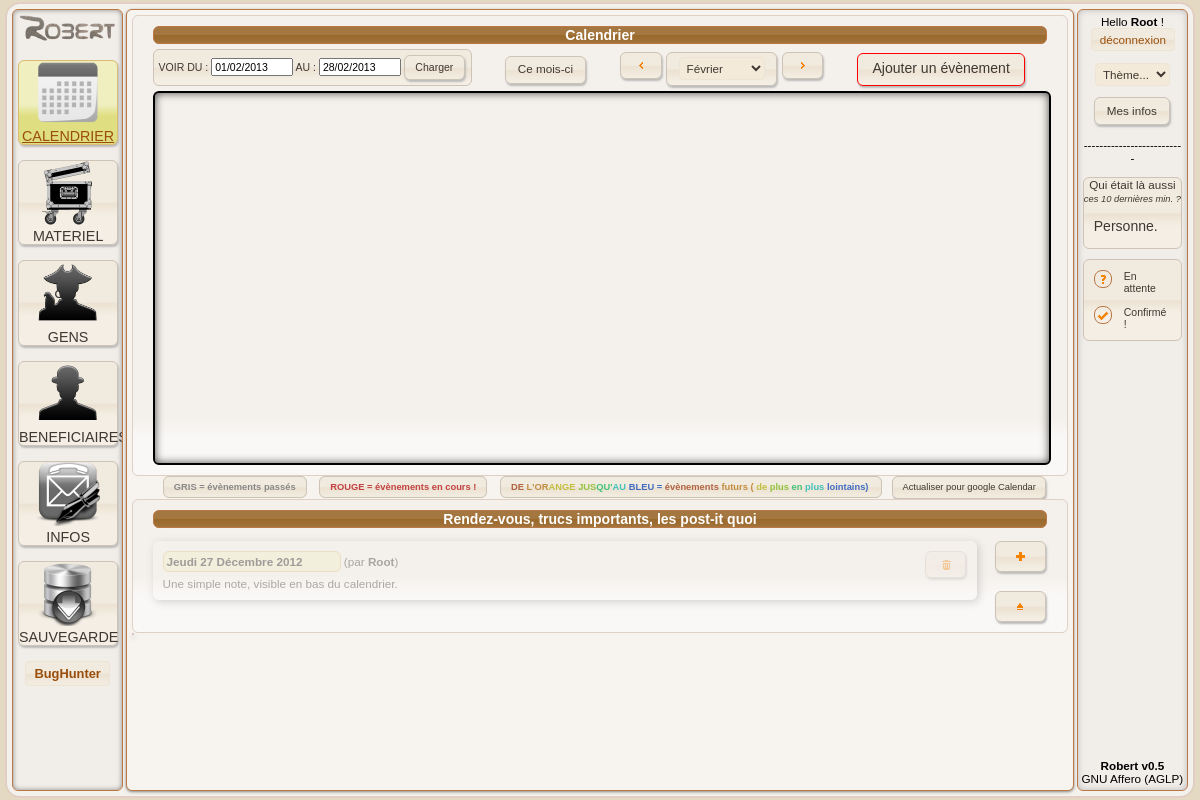
Page / (signed in) on the committed database.
### tables this page shows
CREATE TABLE `robert_notes` (
  `id` int(9) NOT NULL AUTO_INCREMENT,
  `date` int(10) NOT NULL,
  `texte` text NOT NULL,
  `createur` varchar(128) NOT NULL,
  `important` tinyint(1) NOT NULL,
  PRIMARY KEY (`id`),
  KEY `date` (`date`)
);

CREATE TABLE `robert_users` (
  `id` int(10) NOT NULL AUTO_INCREMENT,
  `email` varchar(255) NOT NULL,
  `password` varchar(32) NOT NULL,
  `nom` char(30) NOT NULL,
  `prenom` char(30) NOT NULL,
  `level` int(1) NOT NULL DEFAULT '1',
  `date_inscription` int(10) NOT NULL,
  `date_last_action` int(10) NOT NULL,
  `date_last_connexion` int(10) NOT NULL,
  `theme` varchar(32) NOT NULL,
  `yeux` varchar(64) NOT NULL,
  `cheveux` varchar(64) NOT NULL,
  `age` int(2) NOT NULL,
  `taille` float NOT NULL,
  `idTekos` smallint(3) NOT NULL,
  PRIMARY KEY (`id`),
  UNIQUE KEY `email` (`email`)
);

### initInclude.php (called while the page is built, shortened)
<?php
$install_path = dirname(__FILE__). '/';
?>

### inc/autoload.php (called while the page is built, shortened)
<?php
function autoload ($classname) {
	global $install_path;
	if (file_exists ($file = $install_path.'classes/'.$classname.'.class.php'))
		require ($file);
}
?>

### classes/Liste.class.php (called while the page is built, shortened)
<?php
class Liste {
	private $bddCx;
	private $table;
	private $filtre_key;
	private $filtre;
	private $isFiltred = false;
	private $filtreSQL ;
	public function __construct () {
		$this->bddCx	= new PDO(DSN, USER, PASS, array(PDO::ATTR_PERSISTENT => false));
		$this->bddCx->query("SET NAMES 'utf8'");
		$this->bddCx->setAttribute(PDO::ATTR_ERRMODE, PDO::ERRMODE_WARNING );
	}
	public function __destruct () {
		$this->bddCx = null;
	}
	public function getListe ($table, $want = '*', $tri='id', $ordre='ASC', $filtre_key = false, $filtre_comp = '=', $filtre = false) {
		$this->what = $want;
		if (Liste::check_table_exist ($table))
			$this->table	= $table;
		else return false ;
		$this->tri		= $tri;
		$this->ordre	= $ordre;
		if ($filtre_key && $filtre) {
			if (Liste::check_col_exist($filtre_key)) {
				$this->isFiltred = true;
				$this->filtre_key = $filtre_key;
				$this->filtre	  = addSlashes($filtre);
			}
			else return false ;
		}
		if ($this->isFiltred)
			$q = "SELECT $this->what FROM `$this->table` WHERE `$this->filtre_key` $filtre_comp '$this->filtre' ORDER BY `$tri` $ordre";
		elseif ( isset($filtrage_multiple) )
			$q = "SELECT $this->what FROM `$this->table` WHERE $filtrage_multiple ORDER BY `$tri` $ordre";
		elseif ( isset ( $this->filtreSQL ) )
			$q = "SELECT $this->what FROM `$this->table` WHERE $this->filtreSQL ORDER BY `$tri` $ordre";
		else
			$q = "SELECT $this->what FROM `$this->table` ORDER BY `$this->tri` $this->ordre";
		$q = $this->bddCx->prepare ($q) ;
		$q->execute();
		if ($q->rowCount() >= 1) {
			$result = $q->fetchAll(PDO::FETCH_ASSOC) ;
			$retour = array();
			if ( strpos($this->what, ',') == false && $this->what != '*') {
				foreach ($result as $resultOK)
					$retour[] = $resultOK[$this->what];
			}
			else {
				foreach ($result as $resultOK) {
					unset($resultOK['password']);
					$retour[] = $resultOK;
				}
			}
			return $retour;
		}
		else return false;
	}
	private function check_table_exist ($table) {
		$q = $this->bddCx->prepare("SHOW TABLES LIKE '$table'");
		$q->execute();
		if ($q->rowCount() >= 1)
			return true;
		else return false;
	}
	private function check_col_exist ($champ) {
		$q = $this->bddCx->prepare("SELECT $champ FROM `$this->table`");
		$q->execute();
		if ($q->rowCount() >= 1)
			return true;
		else return false;
	}
}
?>

### classes/Users.class.php (called while the page is built, shortened)
<?php
require_once ($install_path . FOLDER_CLASSES . 'Infos.class.php' );
class Users implements Iterator {
	private $infos  ;
	public function __construct ($email = 'new') {
		$this->infos = new Infos( TABLE_USERS ) ;
		$this->email = $email ;
		$this->loadFromBD( Users::USERS_EMAIL , $this->email ) ;
	}
	public function loadFromBD ( $keyFilter , $value ) {
		try { $this->infos->loadInfos( $keyFilter, $value ); }
		catch (Exception $e) { throw new Exception(Users::INFO_ERREUR.' pour : '.$keyFilter.' = '.$value); }
	}
	public function getUserInfos ($what='') {
		if ($what == '') {
			try { $info = $this->infos->getInfo(); }
			catch (Exception $e) { return $e->getMessage(); }
			unset($info['password']);
		}
		elseif ($what == 'password') {
			return Users::INFO_FORBIDDEN;
		}
		else {
			try { $info = $this->infos->getInfo($what); }
			catch (Exception $e) { return $e->getMessage(); }
		}
		return $info;
	}
}
?>

### classes/Infos.class.php (called while the page is built, shortened)
<?php
class Infos implements Iterator {
	private $bddCx		;
	private $table      ;
	private $datas      ;
	public function __construct( $table ) {
		$this->table = $table ;
		$this->datas = array();
	}
	public function __destruct () {
		$this->bddCx = null;
	}
	private function initPDO () {
		$this->bddCx = null;
		$this->bddCx = new PDO(DSN, USER, PASS, array(PDO::ATTR_PERSISTENT => true));
		$this->bddCx->query("SET NAMES 'utf8'");
		$this->bddCx->setAttribute(PDO::ATTR_ERRMODE, PDO::ERRMODE_EXCEPTION);
	}
	public function loadInfos ($filtre, $filtre_key ) {
		$sqlReq = "SELECT * FROM `$this->table` WHERE `$filtre` = '$filtre_key'";
		$q = $this->bddCx->prepare($sqlReq) ;
		$q->execute();
		$this->bddCx = null;
	}
	public function addInfo ( $key , $val ){
		$this->datas[$key] = $val ;
	}
	public function getInfo ( $champ = Infos::ALL_DATAS ){
		if ( $champ == Infos::ALL_DATAS )       { return $this->datas ; }
		return $this->datas[$champ] ;
	}
}
?>

### inc/checkConnect.php (called while the page is built, shortened)
<?php
require_once('autoload.php');
require_once('PDOinit.php');
$Auth = new Connecting($bdd);
if (isset($_GET['action'])) {
	if ($_GET['action'] == 'deconx') {
		$Auth->disconnect();
		unset ($_SESSION);
		$logged = false ;
	}
}
else {
	$isStillConnect = $Auth->is_connected();
	if ($isStillConnect !== false) {
		try {
			$_SESSION["user"] = new Users($isStillConnect);
		}
		catch (Exception $e) {
			echo "Erreur lors de la connexion -> création USER en session : ".$e->getMessage() ;
			$logged = false;
			unset ($_SESSION["user"]);
		}
	}
	else $logged = false ;
}
?>

### fct/date_fr.php (called while the page is built)
<?php
function datefr($i){
$joursFR = array('Lundi','Mardi','Mercredi','Jeudi','Vendredi','Samedi', 'Dimanche');
$joursEN = array('Monday','Tuesday','Wednesday','Thursday','Friday','Saturday', 'Sunday');
$moisEN = array('January','February','March','April','May','June','July','August','September','October','November','December');
$moisFR = array('Janvier','Février','Mars','Avril','Mai','Juin','Juillet','Août','Septembre','Octobre','Novembre','Décembre');
$joursAbregeFR = array('Lun','Mar','Mer','Jeu','Ven','Sam', 'Dim');
$joursAbregeEN = array('Mon','Tue','Wed','Thu','Fri','Sat', 'Sun');
$moisAbregeFR = array('Jan','Fév','Mar','Avr','Mai','Juin','Juil','Aoû','Sep','Oct','Nov','Déc');
$moisAbregeEN = array('Jan','Feb','Mar','Apr','May','Jun','Jul','Aug','Sep','Oct','Nov','Dec');
$val = $i;
$val = str_replace($joursEN, $joursFR, $val);
$val = str_replace($joursAbregeEN, $joursAbregeFR, $val);
$val = str_replace($moisEN, $moisFR, $val);
$val = str_replace($moisAbregeEN, $moisAbregeFR, $val);
return $val;
}
?>

### modals/menuRight.php (the view, shortened to what this page needs)
<?php
$now = time();
$dixMinutes = $now - (60 * 10);
$l = new Liste();
$list_Users_connected = $l->getListe(TABLE_USERS, 'prenom, level, date_last_action', 'date_last_action', 'DESC', 'date_last_action', '>', $dixMinutes);
?>
<?
echo 'Hello <b>'.$_SESSION['user']->getUserInfos('prenom').'</b> !
	<span class="boutonMenu"><a href="index.php?action=deconx">déconnexion</a></span>
	<p><select id="themeSel">
		<option disabled selected value="">Thème...</option>';
		echo '</select>
	</p>';
?>
<button class="bouton" id="modifInfoUserActif" idUser="<? echo $_SESSION['user']->getUserInfos('id'); ?>">Mes infos</button>
<br />
<br />--------------------------<br />
<br />
<div id="rightMenuSection">
	<div class="ui-state-default ui-corner-all">
		Qui était là aussi<br /><i class="mini">ces 10 dernières min. ?</i>
		<p class="padV10 leftText gros">
			<?
			if (count($list_Users_connected) == 1)
				echo "Personne.";
			else {
				foreach ($list_Users_connected as $connUsr) {
					if ($connUsr['prenom'] != $_SESSION['user']->getUserInfos('prenom') )
					echo '<img src="./gfx/icones/users/level-'.$connUsr['level'].'.png" style="width:32px;" /> '.$connUsr['prenom'].'<br />';
				}
			}
			?>
		</p>
	</div>
	<div id="legendeConfirmCal" class="ui-state-default ui-corner-all leftText petit margeTop10 pad10 hide">
		<div style="float:left;" class="bordFin bordSection ui-icon ui-icon-help"></div><div class="marge30l">En attente</div>
		<br />
		<div style="float:left;" class="bordFin bordSection ui-icon ui-icon-check"></div><div class="marge30l">Confirmé !</div>
	</div>
</div>
<div id="versionRobert">
	<b>Robert v<? echo R_VERSION; ?></b><br />GNU Affero (AGLP)
</div>

### modals/notes_calendrier.php (shortened to what this page needs)
<?php
require_once ('initInclude.php');
require_once ('checkConnect.php' );
require_once ('date_fr.php');
$l = new Liste();
$listeNotes = $l->getListe(TABLE_NOTES, '*', 'date', 'ASC');
$lp = new Liste();
$thisMorning = strtotime('midnight');
$listeNotesPass = $lp->getListe(TABLE_NOTES, '*', 'date', 'ASC', 'date', '<', $thisMorning);
?>
<?
if (!is_array($listeNotes)) {
	echo '<div class="ui-state-default ui-corner-all pad10 gros center">Cliquez sur le bouton "+" <i class="mini">(à droite ci-contre)</i> pour ajouter un post-it !</div>';
}
else {
	foreach ($listeNotes as $note) {
		$dateOK = datefr(date('l d F Y', $note['date']));
		( $note['important'] == '1' ) ? $state = 'ui-state-error' : $state = 'ui-state-default' ;
		if ($note['date'] == strtotime('midnight')) $state = 'ui-state-highlight';
		elseif ($note['date'] < strtotime('midnight')) $state = 'ui-state-disabled';
		echo '<div class="'.$state.' ui-corner-all pad10 shadowOut">';
		if ( $note['createur'] == $_SESSION['user']->getUserInfos(Users::USERS_PRENOM) )
			echo '	<div style="float:right;"><button class="bouton supprNote" id="'.$note['id'].'" title="Supprimer ce post-it"><span class="ui-icon ui-icon-trash"></span></button></div>';
		echo '	<div id="noteDate-'.$note['id'].'" class="inline mid ui-state-highlight ui-corner-all pad3 gras" style="width:170px;">'.$dateOK.'</div>';
		echo '	<div class="inline mid">(par <b>'.$note['createur'].'</b>)</div>';
		echo '	<div id="noteTxt-'.$note['id'].'" class="margeTop5">'.nl2br($note['texte']).'</div>';
		echo '</div>';
	}
}
?>

### rows in the picture
robert_notes: date "Jeudi 27 Décembre 2012", createur "Root", texte "Une simple note, visible en bas du calendrier."
robert_users: prenom "Root"

### other values in the picture
$nomPage "CALENDRIER"
$nomPage "MATERIEL"
$nomPage "GENS"
$nomPage "INFOS"
$nomPage "SAUVEGARDE"
R_VERSION "0.5"
